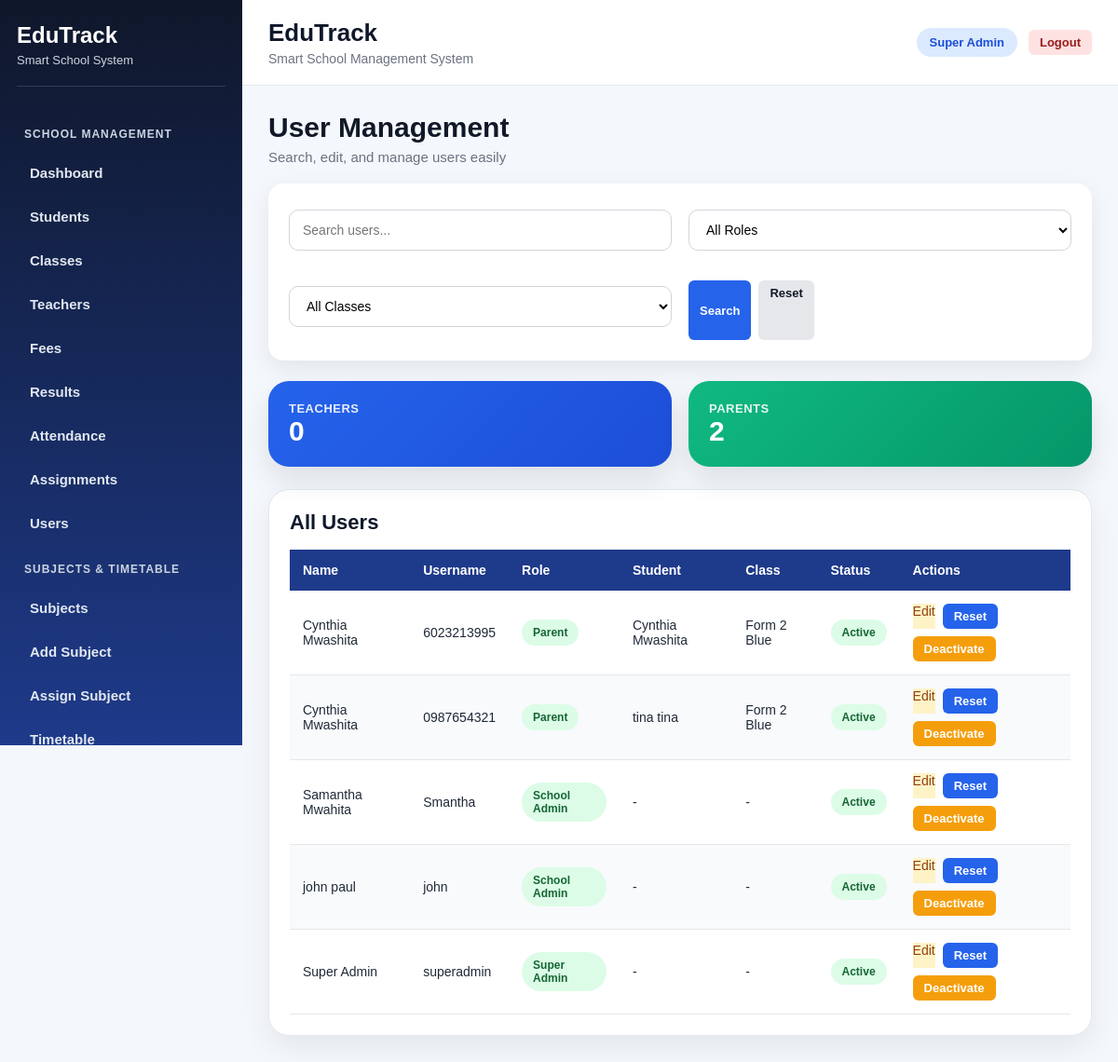
The app's page /users (signed in) with its own data.
### tables this page shows
CREATE TABLE users (
            id INTEGER PRIMARY KEY AUTOINCREMENT,
            school_id INTEGER,
            full_name TEXT NOT NULL,
            username TEXT UNIQUE NOT NULL,
            password TEXT NOT NULL,
            role TEXT NOT NULL
        , is_active INTEGER DEFAULT 1);

CREATE TABLE students (
            id INTEGER PRIMARY KEY AUTOINCREMENT,
            school_id INTEGER,
            student_number TEXT UNIQUE,
            first_name TEXT,
            last_name TEXT,
            birthday TEXT,
            gender TEXT,
            enrollment_date TEXT,
            leaving_year TEXT,
            class_name TEXT,
            boarding_status TEXT,
            home_address TEXT,
            mailing_address TEXT,
            student_phone TEXT,
            medical_info TEXT,
            emergency_contact TEXT,
            guardian1_name TEXT,
            guardian1_relationship TEXT,
            guardian1_phone TEXT,
            guardian1_whatsapp TEXT,
            guardian1_email TEXT,
            guardian2_name TEXT,
            guardian2_relationship TEXT,
            guardian2_phone TEXT,
            guardian2_whatsapp TEXT,
            guardian2_email TEXT,
            current_status TEXT
        );

### app.py (the view, shortened to what this page needs)
@app.route("/users")
@login_required
@roles_required("school_admin", "super_admin")
def users():
    school_id = session.get("school_id")
    role = session.get("role")
    search = request.args.get("search", "").strip()
    class_filter = request.args.get("class_name", "").strip()
    role_filter = request.args.get("role", "").strip()
    query = """
        SELECT
            u.*,
            s.school_name,
            st.first_name AS student_first_name,
            st.last_name AS student_last_name,
            st.class_name AS student_class
        FROM users u
        LEFT JOIN schools s ON u.school_id = s.id
        LEFT JOIN guardians g ON u.id = g.parent_user_id
        LEFT JOIN students st ON g.student_id = st.id
        WHERE 1=1
    """
    params = []
    if role != "super_admin":
        query += " AND u.school_id = ? AND u.role IN ('teacher', 'parent')"
        params.append(school_id)
    if class_filter:
        query += " AND st.class_name = ?"
        params.append(class_filter)
    if role_filter:
        query += " AND u.role = ?"
        params.append(role_filter)
    query += " ORDER BY u.role, st.class_name, u.full_name"
    user_list = fetch_all(query, tuple(params))
    teacher_users = []
    parent_users = []
    admin_users = []
    other_users = []
    for user in user_list:
        if user["role"] == "teacher":
            teacher_users.append(user)
        elif user["role"] == "parent":
            parent_users.append(user)
        elif user["role"] in ["school_admin", "super_admin"]:
            admin_users.append(user)
        else:
            other_users.append(user)
    return render_template(
        "users.html",
        users=user_list,
        teacher_users=teacher_users,
        parent_users=parent_users,
        admin_users=admin_users,
        other_users=other_users,
        search=search,
        class_filter=class_filter,
        role_filter=role_filter,
        class_options=CLASS_OPTIONS
    )

### app.py (called while the page is built, shortened)
def is_postgres():
    return os.environ.get("DATABASE_URL") is not None

def get_db():
    if is_postgres():
        return psycopg2.connect(
            os.environ.get("DATABASE_URL"),
            cursor_factory=RealDictCursor
        )
    conn = sqlite3.connect(DB_PATH)
    conn.row_factory = sqlite3.Row
    return conn

def convert_query(query: str) -> str:
    if is_postgres():
        return query.replace("?", "%s")
    return query

def fetch_all(query, params=()):
    conn = get_db()
    cursor = conn.cursor()
    cursor.execute(convert_query(query), params)
    rows = cursor.fetchall()
    conn.close()
    return rows

def login_required(f):
    @wraps(f)
    def wrapper(*args, **kwargs):
        if "user_id" not in session:
            flash("Please log in first.", "warning")
            return redirect(url_for("login"))
        school_id = session.get("school_id")
        role = session.get("role")
        return f(*args, **kwargs)
    return wrapper

def roles_required(*allowed_roles):
    def decorator(f):
        @wraps(f)
        def wrapper(*args, **kwargs):
            if "user_id" not in session:
                flash("Please log in first.", "warning")
                return redirect(url_for("login"))
            role = session.get("role")
            return f(*args, **kwargs)
        return wrapper
    return decorator

### templates/users.html (shortened to what this page needs)
{% extends "base.html" %}
{% block content %}
<div class="page-header">
    <div>
        <h2 class="page-title">User Management</h2>
        <p class="page-subtitle">Search, edit, and manage users easily</p>
    </div>
</div>
<div class="form-card">
    <form method="GET" class="form-grid">
        <input type="text" name="search" placeholder="Search users..." value="{{ search or '' }}">
        <select name="role">
            <option value="">All Roles</option>
        </select>
        <select name="class_name">
            <option value="">All Classes</option>
        </select>
        <div class="action-group">
            <button type="submit" class="btn btn-primary">Search</button>
            <a href="{{ url_for('users') }}" class="btn btn-secondary">Reset</a>
        </div>
    </form>
</div>
<div class="dashboard-stat-grid">
    <div class="metric-card metric-card-blue">
        <div class="metric-label">Teachers</div>
        <div class="metric-value">{{ teacher_users|length }}</div>
    </div>
    <div class="metric-card metric-card-emerald">
        <div class="metric-label">Parents</div>
        <div class="metric-value">{{ parent_users|length }}</div>
    </div>
</div>
<div class="dashboard-panel premium-surface">
    <div class="panel-header-row">
        <h3>All Users</h3>
    </div>
    <div class="table-responsive">
        <table>
            <thead>
                <tr>
                    <th>Name</th>
                    <th>Username</th>
                    <th>Role</th>
                    <th>Student</th>
                    <th>Class</th>
                    <th>Status</th>
                    <th>Actions</th>
                </tr>
            </thead>
            <tbody>
                {% for user in users %}
                <tr>
                    <td>{{ user.full_name }}</td>
                    <td>{{ user.username }}</td>
                    <td>
                        <span class="status-badge status-active">
                            {{ user.role|replace('_',' ')|title }}
                        </span>
                    </td>
                    <td>
                        {% if user.student_first_name %}
                            {{ user.student_first_name }} {{ user.student_last_name }}
                        {% else %}
                            -
                        {% endif %}
                    </td>
                    <td>{{ user.student_class or '-' }}</td>
                    <td>
                        {% if user.is_active|default(1) %}
                            <span class="status-badge status-active">Active</span>
                        {% else %}
                            <span class="status-badge status-inactive">Inactive</span>
                        {% endif %}
                    </td>
                    <td>
                        <div class="action-group">
                            <a href="{{ url_for('edit_user', user_id=user.id) }}" class="btn-edit">Edit</a>
                            <a href="{{ url_for('reset_user_password', user_id=user.id) }}" class="btn btn-primary btn-sm">
                                Reset
                            </a>
                            {% if user.is_active|default(1) %}
                            <form action="{{ url_for('deactivate_user', user_id=user.id) }}" method="POST">
                                <button class="btn btn-warning btn-sm">Deactivate</button>
                            </form>
                            {% else %}
                            <form action="{{ url_for('activate_user', user_id=user.id) }}" method="POST">
                                <button class="btn btn-success btn-sm">Activate</button>
                            </form>
                            {% endif %}
                        </div>
                    </td>
                </tr>
                {% else %}
                <tr>
                    <td colspan="7" style="text-align:center;">No users found</td>
                </tr>
                {% endfor %}
            </tbody>
        </table>
    </div>
</div>
{% endblock %}

### templates/base.html (shortened to what this page needs)
<!DOCTYPE html>
<html lang="en">
<head>
    <link rel="stylesheet" href="{{ url_for('static', filename='style.css') }}">
</head>
<body>
<div class="main-layout">
    {% if session.get('user_id') %}
    <aside class="sidebar">
        <div class="sidebar-brand">
            <h2>EduTrack</h2>
            <p>Smart School System</p>
        </div>
        <nav class="sidebar-menu">
            {% set role = session.get('role') %}
            {% if role in ['super_admin', 'school_admin', 'director', 'admin'] %}
                <div class="menu-section-title">School Management</div>
                <a href="{{ url_for('dashboard') }}" class="nav-link">Dashboard</a>
                <a href="{{ url_for('students') }}" class="nav-link">Students</a>
                <a href="{{ url_for('classes') }}" class="nav-link">Classes</a>
                <a href="{{ url_for('teachers') }}" class="nav-link">Teachers</a>
                <a href="{{ url_for('fees') }}" class="nav-link">Fees</a>
                <a href="{{ url_for('results') }}" class="nav-link">Results</a>
                <a href="{{ url_for('attendance') }}" class="nav-link">Attendance</a>
                <a href="{{ url_for('assignments') }}" class="nav-link">Assignments</a>
                <a href="{{ url_for('users') }}" class="nav-link">Users</a>
                <div class="menu-section-title">Subjects & Timetable</div>
                <a href="{{ url_for('subjects') }}" class="nav-link">Subjects</a>
                <a href="{{ url_for('add_subject') }}" class="nav-link">Add Subject</a>
                <a href="{{ url_for('assign_teacher') }}" class="nav-link">Assign Subject</a>
                <a href="{{ url_for('timetable') }}" class="nav-link">Timetable</a>
            {% endif %}
        </nav>
    </aside>
    {% endif %}
    <div class="content-area">
        {% if session.get('user_id') %}
        <header class="topbar">
            <div>
                <h1 class="topbar-title">EduTrack</h1>
                <p class="topbar-subtitle">Smart School Management System</p>
            </div>
            <div class="topbar-actions">
                <span class="role-badge">
                    {{ session.get('role', 'user')|replace('_', ' ')|title }}
                </span>
                <a href="{{ url_for('logout') }}" class="btn btn-danger">Logout</a>
            </div>
        </header>
        {% endif %}
        <main class="page-content">
            {% block content %}{% endblock %}
        </main>
    </div>
</div>
</body>
</html>

### records on screen
users: get "Super Admin", full_name "Super Admin", username "superadmin", role "Super Admin", student_class "-", is_active "Active"
users: full_name "Cynthia Mwashita", username "6023213995", role "Parent", student_first_name "Cynthia", student_last_name "Mwashita", class_name "Form 2 Blue", is_active "Active"
users: full_name "Cynthia Mwashita", username "0987654321", role "Parent", student_first_name "tina", student_last_name "tina", class_name "Form 2 Blue", is_active "Active"
users: full_name "Samantha Mwahita", username "Smantha", role "School Admin", student_class "-", is_active "Active"
users: full_name "john paul", username "john", role "School Admin", student_class "-", is_active "Active"

### other values on screen
{{ teacher_users|length }} "0"
{{ parent_users|length }} "2"
